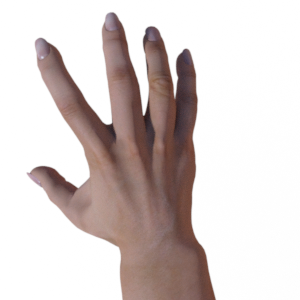
#> input picture Dataset/tmp/rps/paper/paper01-048.png, 300 x 300 px, found by its file name; its folder holds 4 pictures in this run
$ jupyter execute --allow-errors deploy_rps.ipynb
#> lines starting #> are read from the running program, lines starting #| are printed output that depends on the picture
[cell 1]
import numpy as np
import matplotlib.pyplot as plt
import matplotlib.image as mpimg
import scipy as sp
import itertools
import splitfolders
import zipfile,os
import cv2
import tensorflow as tf
from tensorflow.keras.preprocessing.image import ImageDataGenerator
from tensorflow.keras.models import Sequential
from tensorflow.keras.layers import Dense, Dropout, Conv2D, Activation, Flatten, MaxPool2D
from tensorflow.keras.optimizers import Adam, RMSprop
from sklearn.metrics import classification_report, confusion_matrix
import sklearn.metrics
import os
import random

[cell 2]
# Load datasets
local_zip = 'rps.zip'
#> (the rest of this cell did not finish here and is left out)

Split Datasets to 70% train, 25% validation, 5% test

[cell 3]
# Split the dataset into training, validation, and test sets
splitfolders.ratio('C:\\Users\\USER\\PycharmProjects\\PrakML\\Code\\modul6\\tmp\\rps', output="C:\\Users\\USER\\PycharmProjects\\PrakML\\Code\\modul6\\tmp\\rockpaperscissors", seed=1337, ratio=(0.7, 0.25, 0.05))
#> (this line was passed over: splitfolders is not available in this run)

# Define the directory paths
data_dir = 'C:\\Users\\USER\\PycharmProjects\\PrakML\\Code\\modul6\\tmp\\rockpaperscissors'
training_dir = os.path.join(data_dir, 'train')
validation_dir = os.path.join(data_dir, 'val')
test_dir = os.path.join(data_dir, 'test')

# Print the number of samples in each class
print("Number of paper samples in training set:", len(os.listdir(os.path.join(training_dir, 'paper'))))
#> (the rest of this cell did not finish here and is left out)

[cell 4]
training_paper_dir = os.path.join(training_dir, 'paper')
training_rock_dir = os.path.join(training_dir, 'rock')
training_scissors_dir = os.path.join(training_dir, 'scissors')

validation_paper_dir = os.path.join(validation_dir, 'paper')
validation_rock_dir = os.path.join(validation_dir, 'rock')
validation_scissors_dir = os.path.join(validation_dir, 'scissors')

[cell 5]
paper_imgs = os.listdir(training_paper_dir)
#> (the rest of this cell did not finish here and is left out)

[cell 6]
# Show sample image paper
plt.figure(figsize=(20, 4))
for i, img_path in enumerate(paper_imgs[:5]):
    sp = plt.subplot(1, 5, i+1)
    img = mpimg.imread(os.path.join(training_paper_dir, img_path))
#> img is the input picture: shape (300, 300, 4) float32; mean R, G, B, A 0.847, 0.809, 0.801, 1
    plt.imshow(img)
plt.show()
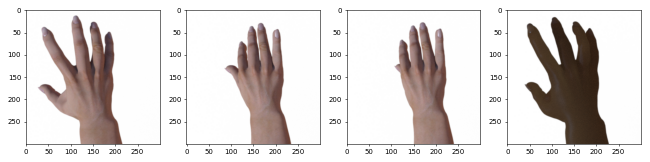
#> figure drawn by matplotlib, 4 panels
